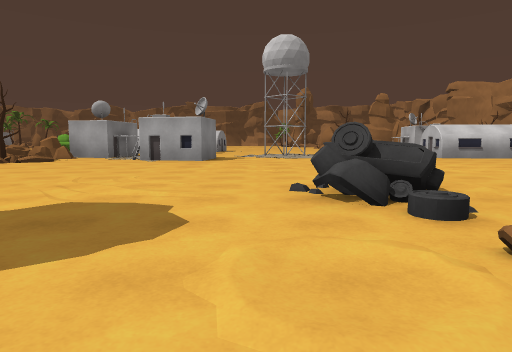
[1] (above)

24 first-person views from a walk through a scene from a Unity 3-D project. The camera is 1.2 m above the floor, tilts 6° down and sees 75° across. The floor is counted in squares, 2 m on a side. Each view is taken from the middle of a square. On the plan, view 1 faces up. The plan holds only what a view shows up to about 10 squares ahead; the rest is blank. The place goes on beyond the plan. Some animated figures are left out. Surface patterns are stand-ins for the level's own textures.

[2]
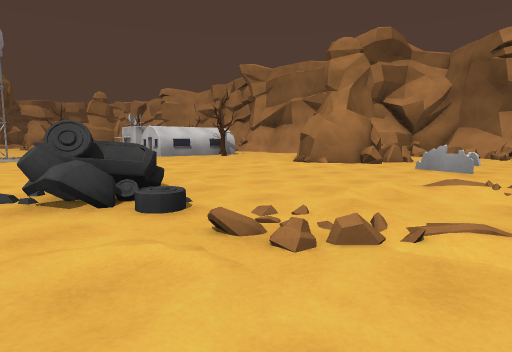

[3]
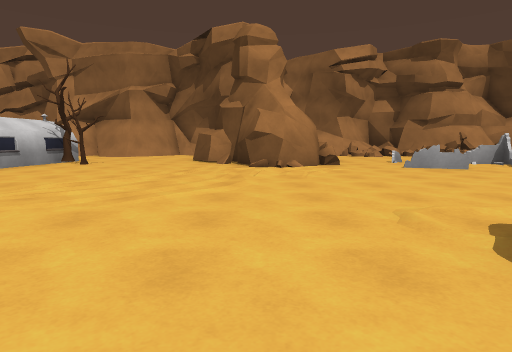

[4]
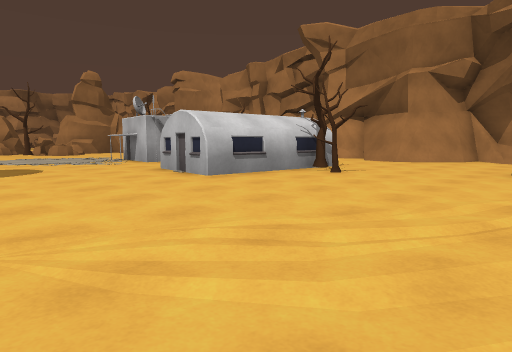

[5]
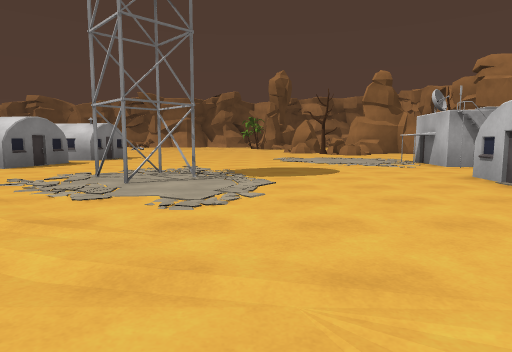

[6]
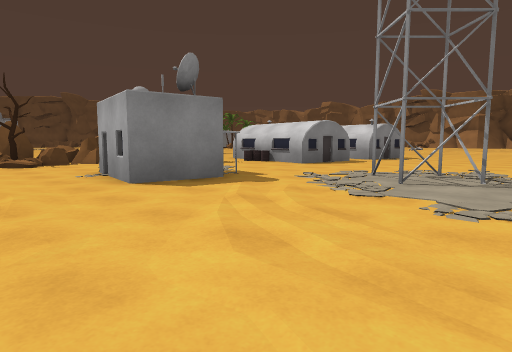

[7]
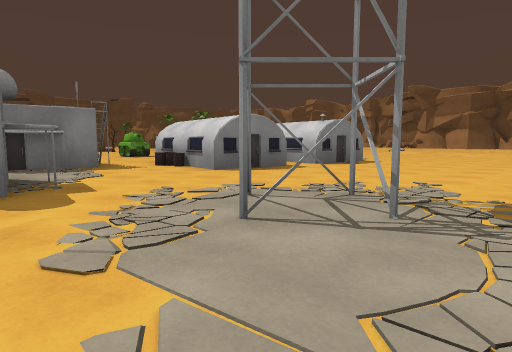

[8]
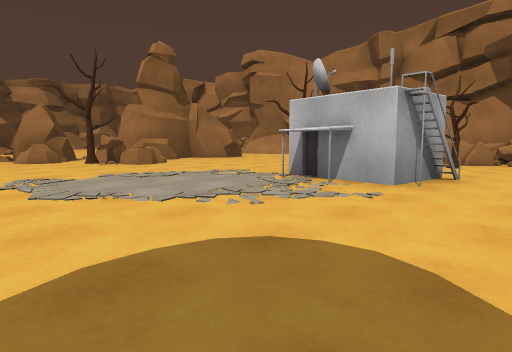

[9]
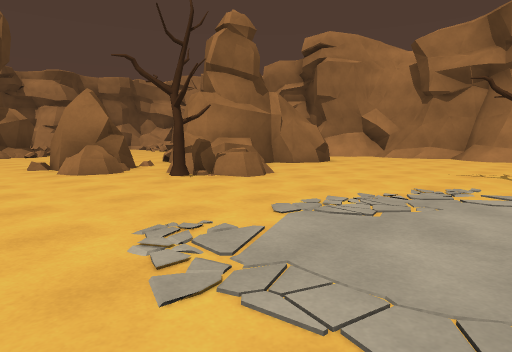

[10]
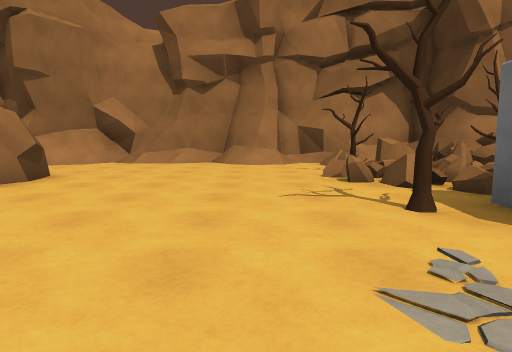

[11]
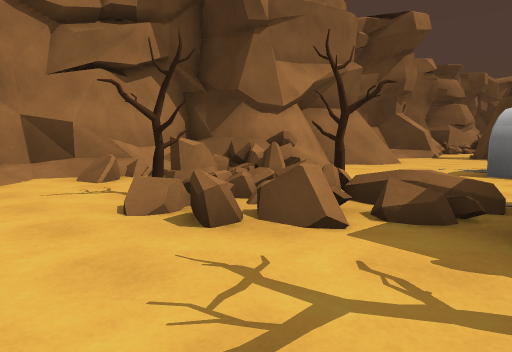

[12]
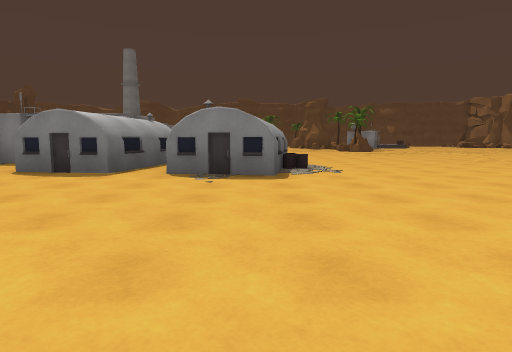

[13]
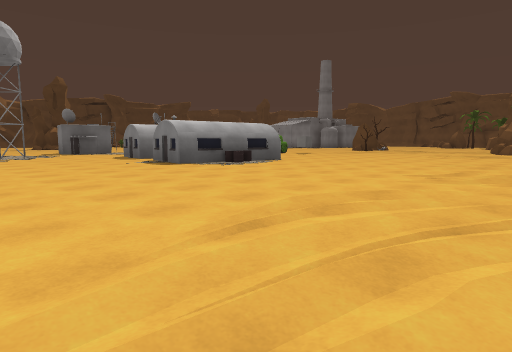

[14]
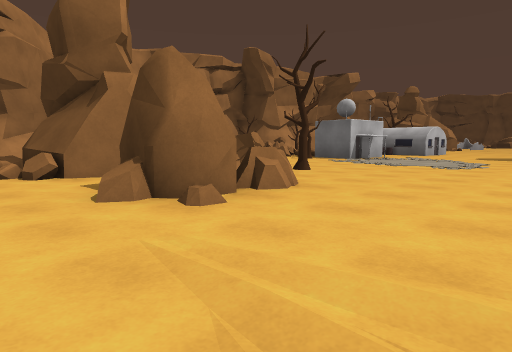

[15]
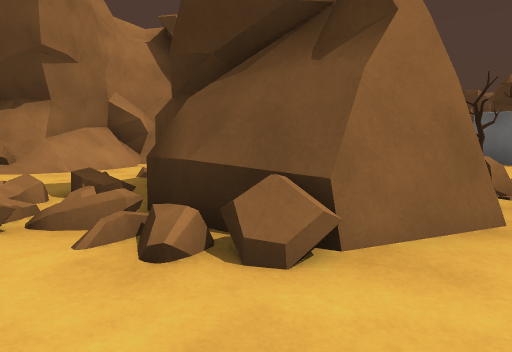

[16]
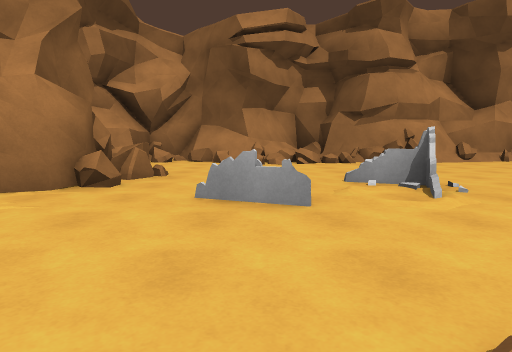

[17]
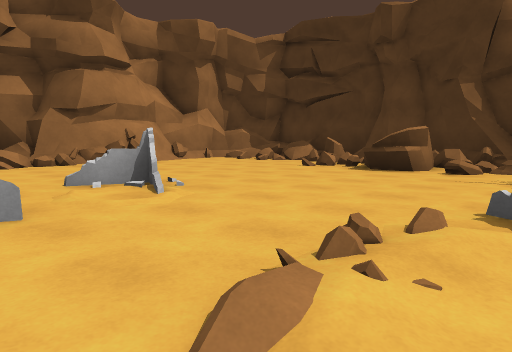

[18]
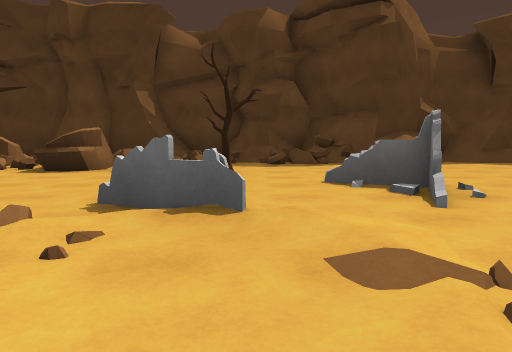

[19]
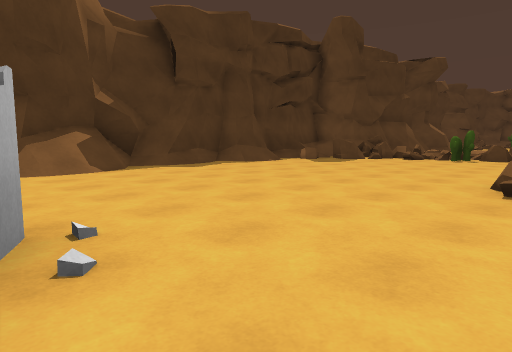

[20]
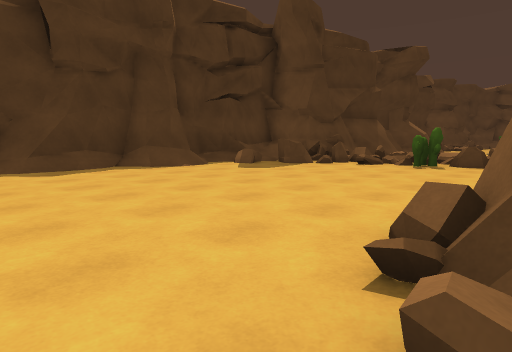

[21]
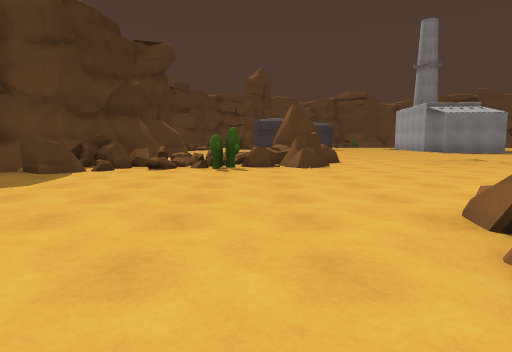

[22]
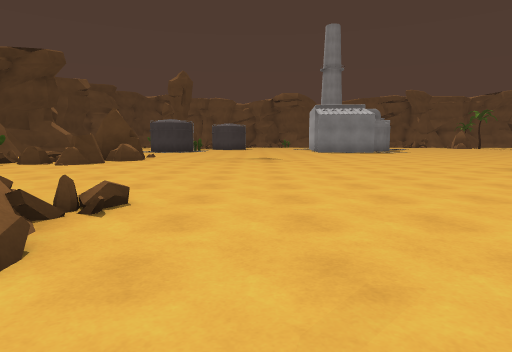

[23]
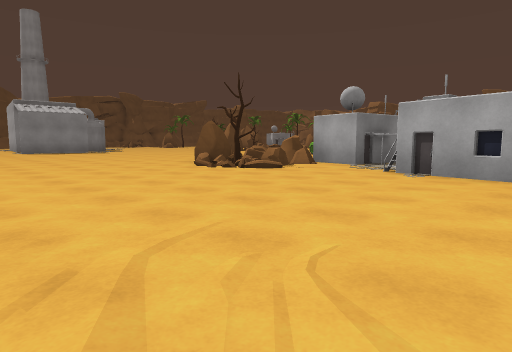

[24]
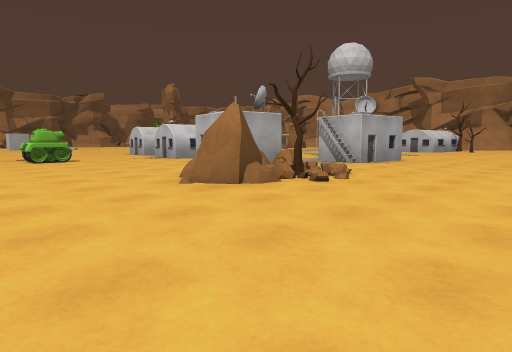

### Floor plan
Key: @ floor where view 1 was taken; # wall or solid block; x gap in a wall; . main floor; : floor 0.25 m higher than the main floor; + floor 0.5 m higher than the main floor; / step, stairs or slope; = window, fence, low wall or low ledge; ^ raised ledge; T tree; B building; R rock; C cactus; U cube; A tank.
Columns run from 13 left of view 1 to 16 right of it. Each row starts with its distance up from view 1.
 28             ...........=
 27       ..../...........##....=#
 26      .............R#.###.../##
 25      .............RR.#### .//#
 24       ..............R^####../#
 23        ............TRR......##
 22        .............R.......##
 21          BB..................#
 20         BBBB................##
 19           BB.................#
 18    U     ...........B#T.=T.=##
 17    AA   BBB.........BB x=#=^/^
 16   .... BBBB..........B#.T.##/#
 15   .......B................=#^^
 14   .....B#.....##.....  .../#
 13   .....BB.....##....B  B...#
 12   ....RBB.#B........BBBB..##
 11  ....RR..BBB.........TT...##
 10  ...RRT....B............../##
  9  .....:..................../#
  8  ........................../
  7  .....................##
  6 .....................###   #
  5 .....................####=.=
  4  /............^^......#^...=
  3 ./............=............=
  2 ........=# ....///..=..=..#=
  1 ......./##  .../../.......==
  0 RR...../###..@.////.......####
 -1 #RR.............=#......  .#
 -2 #RR...........#.. ........##
 -3 ==CC..........#=. .........#
 -4  ==+.......... ..T.........#
 -5   =x.......... .. .#=.=.. .#
 -6 /##^=............ ##=##=
 -7 ###==......///==.====#=#
 -8  =# ######/###=#/#######
 -9          ###

Positions as (right, up) in squares from view 1, and headings:
1: (0, 0), facing up
2: (0, 0), facing up-right
3: (0, 6), facing right
4: (3, 7), facing up-right
5: (3, 8), facing up
6: (3, 8), facing up-left
7: (3, 11), facing up-left
8: (3, 14), facing up-right
9: (3, 18), facing up-right
10: (6, 20), facing right
11: (9, 20), facing down-right
12: (4, 20), facing left
13: (3, 28), facing down-left
14: (2, 28), facing down-right
15: (7, 28), facing down-right
16: (4, 2), facing right
17: (4, 2), facing down-right
18: (3, 2), facing down
19: (1, 0), facing down-left
20: (-2, 0), facing down-left
21: (-3, -2), facing left
22: (-2, 4), facing left
23: (-1, 4), facing up-left
24: (-12, 6), facing up-right
